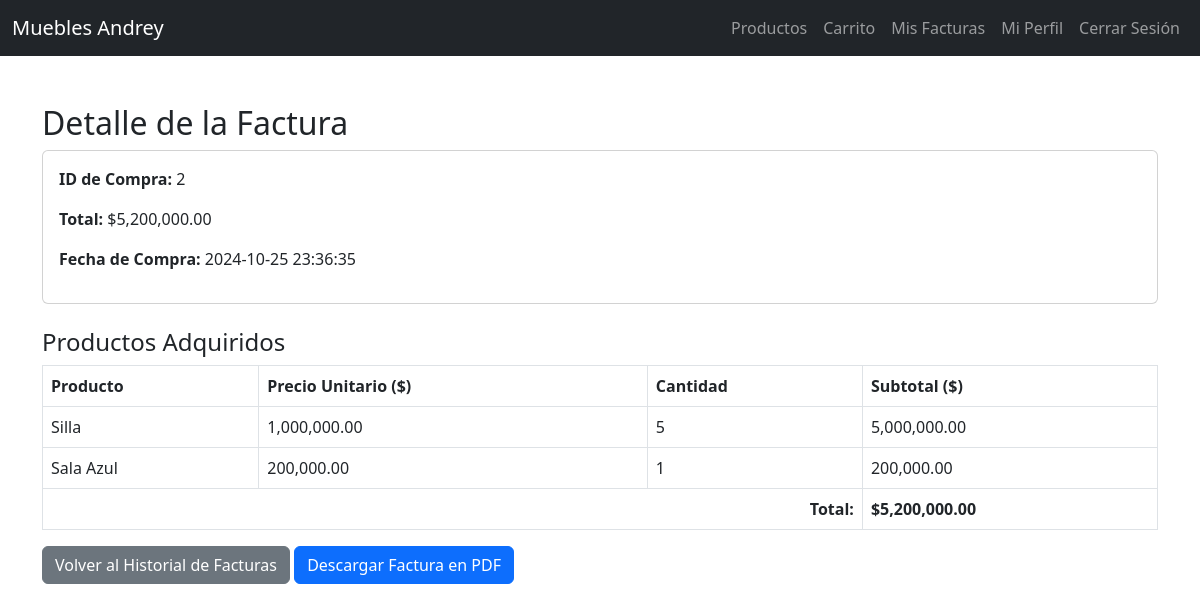
/facturas/ver_factura.php?id=2 (signed in), run on the app's committed database.
### tables this page shows
CREATE TABLE `compras` (
  `id` int(11) NOT NULL,
  `usuario_id` int(11) NOT NULL,
  `total` decimal(10,2) NOT NULL,
  `fecha_compra` datetime DEFAULT current_timestamp()
);

CREATE TABLE `compra_items` (
  `id` int(11) NOT NULL,
  `compra_id` int(11) NOT NULL,
  `producto_id` int(11) NOT NULL,
  `cantidad` int(11) NOT NULL,
  `precio` decimal(10,2) NOT NULL
);

CREATE TABLE `productos` (
  `id` int(11) NOT NULL,
  `nombre` varchar(100) NOT NULL,
  `descripcion` text DEFAULT NULL,
  `precio` decimal(10,2) DEFAULT NULL,
  `stock` int(11) DEFAULT NULL,
  `imagen` varchar(255) DEFAULT NULL,
  `proveedor_id` int(11) DEFAULT NULL,
  `creado_en` timestamp NOT NULL DEFAULT current_timestamp()
);

### facturas/ver_factura.php (the view, shortened to what this page needs)
<?php
require_once '../config/database.php';
$usuario_id = $_SESSION['usuario_id'];
$compra_id = $_GET['id'];
$stmt = $pdo->prepare("SELECT * FROM compras WHERE id = ? AND usuario_id = ?");
$stmt->execute([$compra_id, $usuario_id]);
$compra = $stmt->fetch();
$stmt = $pdo->prepare("
    SELECT ci.*, p.nombre AS producto_nombre
    FROM compra_items ci
    JOIN productos p ON ci.producto_id = p.id
    WHERE ci.compra_id = ?
");
$stmt->execute([$compra_id]);
$compra_items = $stmt->fetchAll();
?>
<?php include('../includes/header.php'); ?>
<?php include('../includes/navbar.php'); ?>
<div class="container mt-5">
    <h2>Detalle de la Factura</h2>
    <div class="card mb-4">
        <div class="card-body">
            <p><strong>ID de Compra:</strong> <?php echo $compra['id']; ?></p>
            <p><strong>Total:</strong> $<?php echo number_format($compra['total'], 2); ?></p>
            <p><strong>Fecha de Compra:</strong> <?php echo htmlspecialchars($compra['fecha_compra']); ?></p>
        </div>
    </div>
    <?php if (count($compra_items) > 0): ?>
        <h4>Productos Adquiridos</h4>
        <table class="table table-bordered">
            <thead>
                <tr>
                    <th>Producto</th>
                    <th>Precio Unitario ($)</th>
                    <th>Cantidad</th>
                    <th>Subtotal ($)</th>
                </tr>
            </thead>
            <tbody>
                <?php foreach ($compra_items as $item): ?>
                    <tr>
                        <td><?php echo htmlspecialchars($item['producto_nombre']); ?></td>
                        <td><?php echo number_format($item['precio'], 2); ?></td>
                        <td><?php echo htmlspecialchars($item['cantidad']); ?></td>
                        <td><?php echo number_format($item['precio'] * $item['cantidad'], 2); ?></td>
                    </tr>
                <?php endforeach; ?>
                <tr>
                    <td colspan="3" class="text-end"><strong>Total:</strong></td>
                    <td><strong>$<?php echo number_format($compra['total'], 2); ?></strong></td>
                </tr>
            </tbody>
        </table>
    <?php else: ?>
        <p>No hay productos en esta factura.</p>
    <?php endif; ?>
    <a href="index.php" class="btn btn-secondary">Volver al Historial de Facturas</a>
    <a href="factura.php" class="btn btn-primary">Descargar Factura en PDF</a>
</div>
<?php include('../includes/footer.php'); ?>

### data on the page
compras: id "2", total "5,200,000.00", fecha_compra "2024-10-25 23:36:35"
compra_items: producto.nombre "Silla", precio "1,000,000.00", cantidad "5", $item['precio'] * $item['cantidad'] "5,000,000.00"
compra_items: producto.nombre "Sala Azul", precio "200,000.00", cantidad "1", $item['precio'] * $item['cantidad'] "200,000.00"
